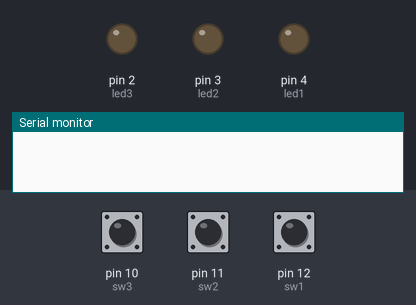
Simulated run of this sketch. Board: Arduino Uno, built with avr-gcc and run on an emulated ATmega328P. Shown: output pins drawn as LEDs (lit = HIGH), the last lines printed to the serial monitor. Dashed ring = blinking. The test bench sets the inputs (shaded band); at power-on: pin 11 (sw2) HIGH, pin 10 (sw3) HIGH, pin 12 (sw1) LOW.

Above: at 1.2 s.
1.3 s: pin 11 (sw2) pulled LOW for 0.15 s
At 1.7 s:
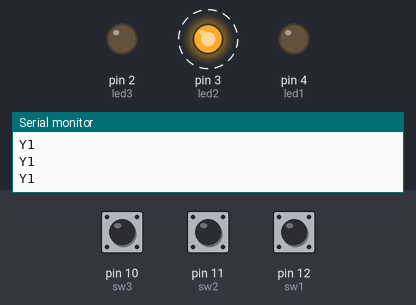
4.3 s: pin 10 (sw3) pulled LOW for 0.15 s
At 5.6 s:
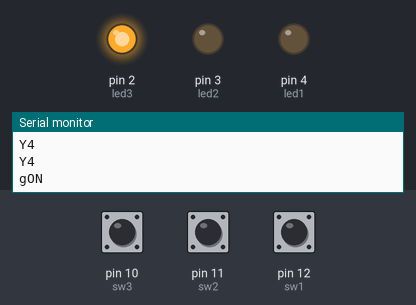
7.4 s: pin 12 (sw1) pulled HIGH for 0.15 s
At 8.0 s:
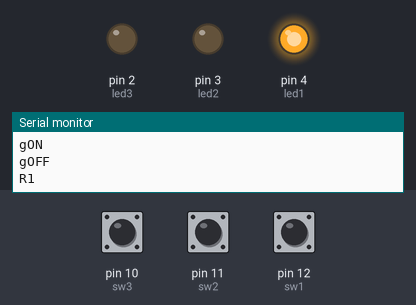
10.5 s: pin 12 (sw1) pulled HIGH for 3.2 s
At 16.6 s:
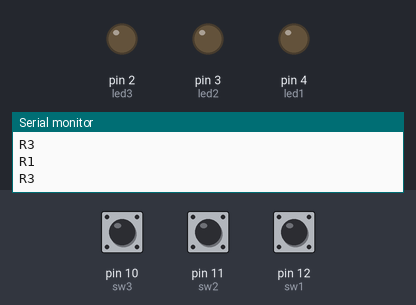
16.7 s: pin 12 (sw1) pulled HIGH for 1 s
At 17.5 s:
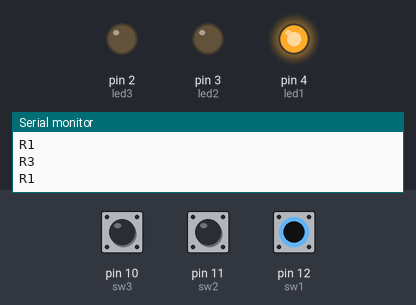
20.7 s: pin 10 (sw3) driven LOW and pin 11 (sw2) driven LOW
At 24.0 s:
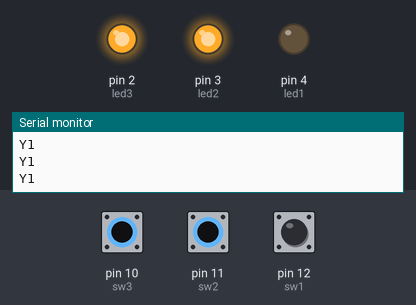
Timing chart, 0 to 24.7 s (numbered marks = the images above; inputs shaded):
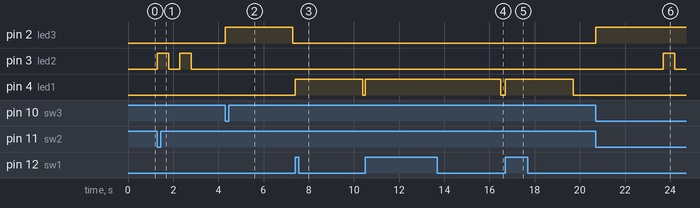

Measured:
- after the input at 1.3 s, pin 3 (led2): alternates HIGH for 0.50 s and LOW for 0.50 s, 4 changes in all, then stays LOW, starting at once
- after the input at 4.3 s, pin 2 (led3): LOW → HIGH at once, → LOW 3.0 s later
- after the input at 7.4 s, pin 4 (led1): LOW → HIGH at once, → LOW 3.0 s later
- after the input at 10.5 s, pin 4 (led1): LOW → HIGH at once, → LOW 6.0 s later
- after the input at 16.7 s, pin 4 (led1): LOW → HIGH at once, → LOW 3.0 s later
- after the input at 20.7 s, pin 2 (led3): LOW → HIGH at once; pin 3 (led2): LOW → HIGH after 3.0 s, → LOW 0.50 s later

The sketch:

29_0971_1084.ino
```cpp
#define sw1 12
#define sw2 11
#define sw3 10

#define led1 4
#define led2 3
#define led3 2

int Rstate = 0,Gstate = 0,Ystate = 0;
unsigned int pastsw1 = 0,pastsw2 = 0,pastsw3 = 0;
unsigned int pastR = 0,pastG = 0,pastY = 0 ;
int delaytime = 400;

void setup() {
  Serial.begin(9600);
  pinMode(sw1,INPUT);
  pinMode(sw2,INPUT);
  pinMode(sw3,INPUT_PULLUP);

  pinMode(led1,OUTPUT);
  pinMode(led2,OUTPUT);
  pinMode(led3,OUTPUT);
}

void loop() {
  int count = millis();

  //RED
  //Serial.println(String("switch1 = ")+sw1);
  if(digitalRead(sw1) == HIGH && Rstate == 0 )
  {
    if(count - pastsw1 >= delaytime)
    {
      digitalWrite(led1,HIGH);
      Rstate = 1;
      pastsw1 = count;
      pastR = pastsw1;
      Serial.println("R1");
    }
  }
  else if( digitalRead(sw1) != digitalRead(sw1) && Rstate ==1 )
  {
    if(count - pastsw1 >= delaytime)
    {
      digitalWrite(led1,LOW);
      Rstate = 0;
      pastsw1 = count;
      Serial.println("R2");
    }
  }


  else if(count - pastR >= 3000 && Rstate == 1)
  {
    digitalWrite(led1,LOW);
    Rstate = 0;
    //pastR = count;
    Serial.println("R3");
  }


  //GREEN
  //Serial.println(digitalRead(sw3));
  if(digitalRead(sw3) == LOW && Gstate != 1 && Rstate != 1)
  {
    if(count - pastsw3 >= delaytime)
    {
      digitalWrite(led3,HIGH);
      Gstate = 1;
      pastsw3 = count;
      pastG = pastsw3;
      Serial.println("gON");
    }
  }

  else if(digitalRead(sw3) != digitalRead(sw3) && Gstate == 1)
  {
    if(count - pastsw3 >= delaytime)
    {
      digitalWrite(led3,LOW);
      Gstate = 0;
      pastsw3 = count;
      Serial.println("Gyam");
    }
  }

  else if(count - pastG >= 3000 && Gstate == 1)
  {
    digitalWrite(led3,LOW);
    Gstate = 0;
    //pastG = count;
    Serial.println("gOFF");
  }


  //YELLOW
  if(digitalRead(sw2) == LOW && Rstate == 0 && Gstate == 0)
  {
    if(count - pastsw2 >= delaytime)
    {
      Ystate = 1;
      pastsw2 = count;
      pastY = count;
      Serial.println("Y0");
    }
  }
  if(count - pastY <= 2000 && Ystate == 1)
  {
    if(count -pastY < 500)
    {
      digitalWrite(led2,HIGH);
      Serial.println("Y1");
    }
    else if(count -pastY < 1000)
    {
      digitalWrite(led2,LOW);
      Serial.println("Y2");
    }
    else if(count -pastY < 1500)
    {
      digitalWrite(led2,HIGH);
      Serial.println("Y3");
    }
    else if(count -pastY < 2000)
    {
      digitalWrite(led2,LOW);
      Serial.println("Y4");
    }
}
}
```
